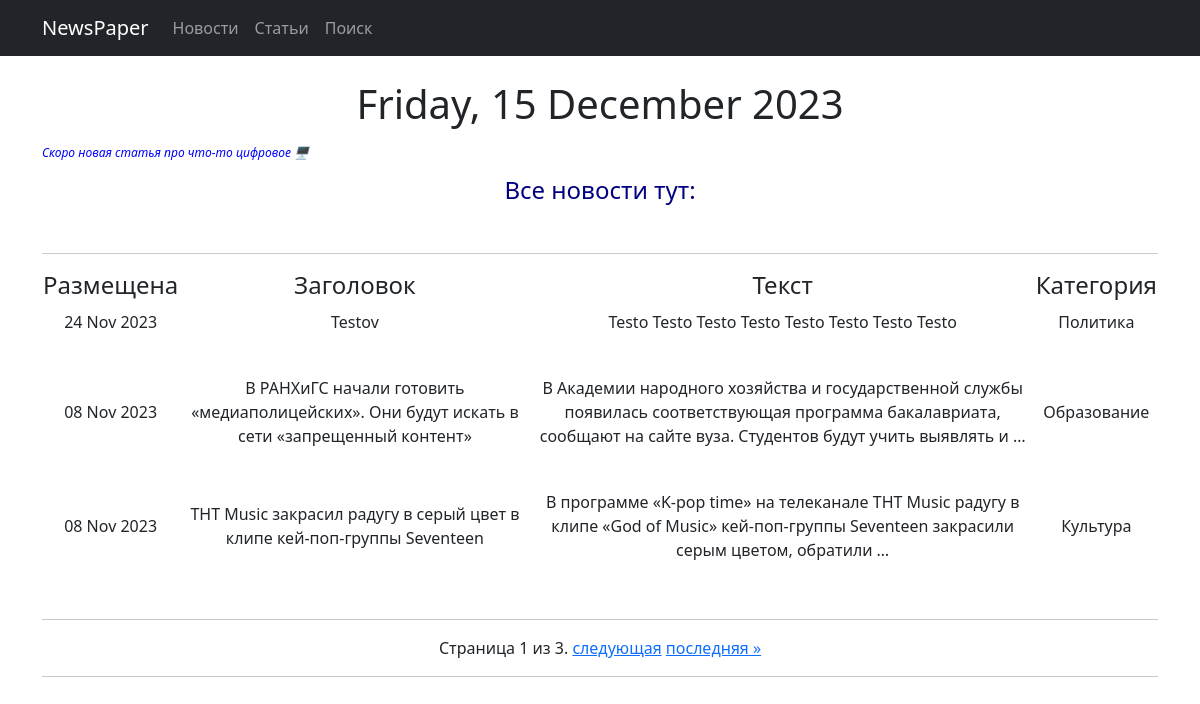
The page /news/ on the database as committed earlier.
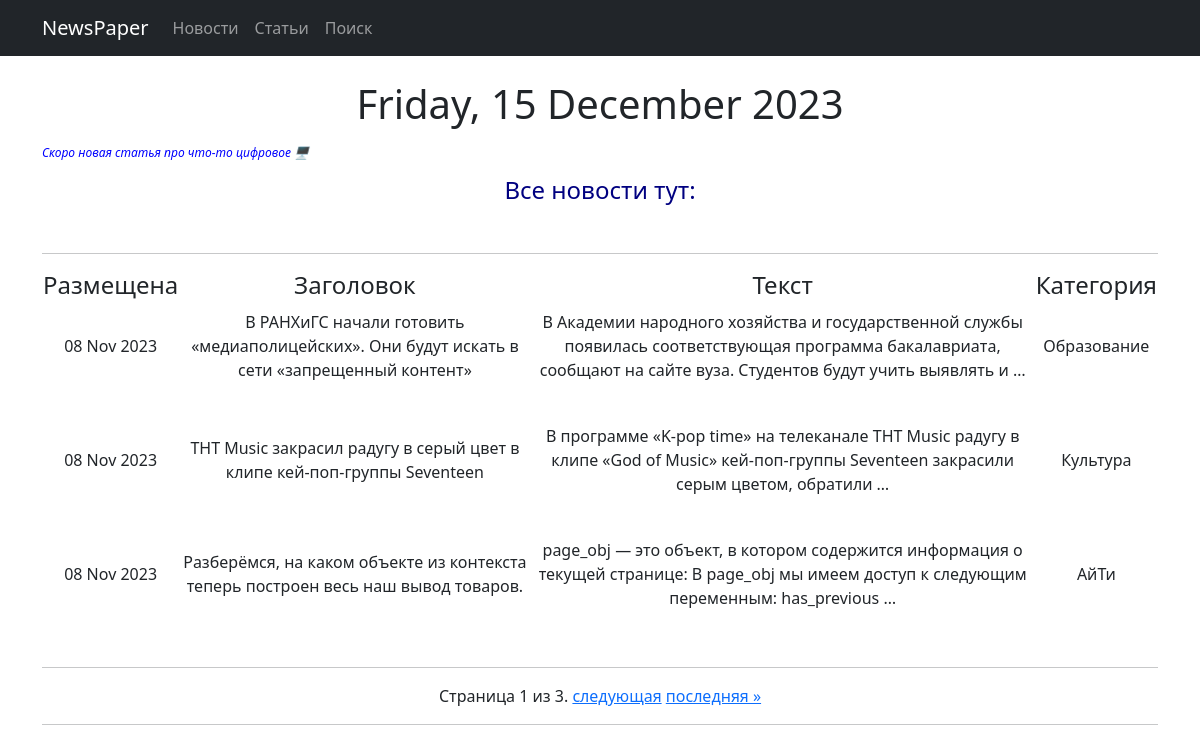
The same page on the database as committed later.
### NewsPaper/models.py (models this page shows, shortened)
class News(models.Model):
    article = 'AR'
    news = 'NW'
    SELECT = [(article, 'статья'), (news, 'новость')]
    heading = models.CharField(max_length=150, unique=True)
    text = models.TextField(unique=True)
    category = models.ForeignKey(to='Category', on_delete=models.CASCADE, related_name='news')
    author = models.CharField(max_length=255)
    pub_date = models.DateTimeField(auto_now_add=True)
    type = models.CharField(max_length=2, choices=SELECT)

class Category(models.Model):
    name = models.CharField(max_length=30, unique=True)
    subscribers = models.ManyToManyField(User, blank=True,  null=True, related_name='categories')

### NewsPaper/views.py (the view)
# urls.py: path('', NewsList.as_view(), name='news_list'),
class NewsList(ListView, LoginRequiredMixin):
    model = News
    ordering = '-pub_date'
    template_name = 'news.html'
    context_object_name = 'news'
    paginate_by = 3
    def get_context_data(self, **kwargs):
        context = super().get_context_data(**kwargs)
        context['time_now'] = datetime.utcnow()
        context['announcement'] = None
        return context

### NewsPaper/templatetags/custom_filters.py (called while the page is built)
@register.filter()
def b_dictionary(value):
    for word in bullshit_dictionary:
        if word.lower() in value.lower():
            value = value.replace(word[2:], '*' * len(word))
    return value

### NewsPaper/templatetags/custom_tags.py (called while the page is built)
@register.simple_tag()
def current_time(format_string='%b %d %Y'):
    return datetime.utcnow().strftime(format_string)

### templates/news.html (shortened to what this page needs)
{% extends 'flatpages/default.html' %}
<!--✅указали тег {% load custom_tags %}.
{% load custom_tags %}
{% load custom_filters %}
{% block content %}
    <br>
    <h1>{% current_time '%A, %d %B %Y' %}</h1>
    <p style="text-align: left;"><sub><em><span style="color: #0000ff;"> {{ announcement|default_if_none:"Скоро новая статья про что-то цифровое 🖥" }} </span></em></sub></p>
    <div><h4><span style="color: #000080;">Все новости тут:</span></h4></div>
    {% if news %}
    <br>
    <hr>
    {% load cache %}
    {% cache 60 posts%}
        <table>
            <tr>
                <td><h4>Размещена</h4></td>
                <td><h4>Заголовок</h4></td>
                <td><h4>Текст</h4></td>
                <td><h4>Категория</h4></td>
            </tr>
            {% for n in news %}
            <tr>
                <td><p>{{ n.pub_date|date:'d M Y' }}<br /><br /></p></td>
                <td><p>{{ n.heading|b_dictionary }}<br /><br /></p></td>
                <td><p>{{ n.text|b_dictionary|truncatewords:20 }}<br /><br /></p></td>
                <td><p>{{ n.category.name }}<br /><br /></p></td>
            </tr>
            {% endfor %}
    {% endcache %}
        </table>
    <hr>
    {% else %}
        <h2>Сегодня без думскроллинга 🤖</h2>
    {% endif %}
<div class="news-list">
    <div class="example1-pagination">
        <span class="example1-pagination_link example1-pagination_link__active">
            Страница {{ page_obj.number }} из {{ page_obj.paginator.num_pages }}.
        </span>
        {% if page_obj.has_next %}
            <a class="example1-pagination_link" href="?page={{ page_obj.next_page_number }}">следующая</a>
            <a class="example1-pagination_link" href="?page={{ page_obj.paginator.num_pages }}">последняя &raquo;</a>
        {% endif %}
    </div>
</div>
<hr/>
<br>
<br>
{% endblock content %}

### templates/flatpages/default.html (shortened to what this page needs)
<!DOCTYPE html>
<html lang="en">
    <head>
        {% load static %}
        <link href="{% static 'css/styles.css' %}" rel="stylesheet" />
    </head>
    <body>
        <nav class="navbar navbar-expand-lg navbar-dark bg-dark static-top">
           <div class="container">
               <a class="navbar-brand" href="#">NewsPaper</a>
               <div class="collapse navbar-collapse" id="navbarResponsive">
                   <ul class="navbar-nav ml-auto">
                       <li class="nav-item">
                           <a class="nav-link" href="/news/">Новости</a>
                       </li>
                       <li class="nav-item">
                           <a class="nav-link" href="/news/">Статьи</a>
                       </li>
                       <li class="nav-item">
                           <a class="nav-link" href="search/">Поиск</a>
                       </li>
                   </ul>
               </div>
           </div>
        </nav>
        <div class="container">
            <div class="row">
                <div class="col-lg-12 text-center">
                    {% block content %}{% endblock content %}
                </div>
            </div>
        </div>
    </body>
</html>

Rows that differ between the two databases and show on the page:
removed News: pub_date "24 Nov 2023", heading|b_dictionary "Testov", text|b_dictionary "Testo Testo Testo Testo Testo Testo Testo Testo", category.name "Политика"
now on this page (row unchanged): News: pub_date "08 Nov 2023", heading|b_dictionary "Разберёмся, на каком объекте из контекста теперь построен весь наш вывод товаров.", text|b_dictionary "page_obj — это объект, в котором содержится информация о текущей странице: В page_obj мы имеем доступ к следующим переменным: has_previous …", category.name "АйТи"
